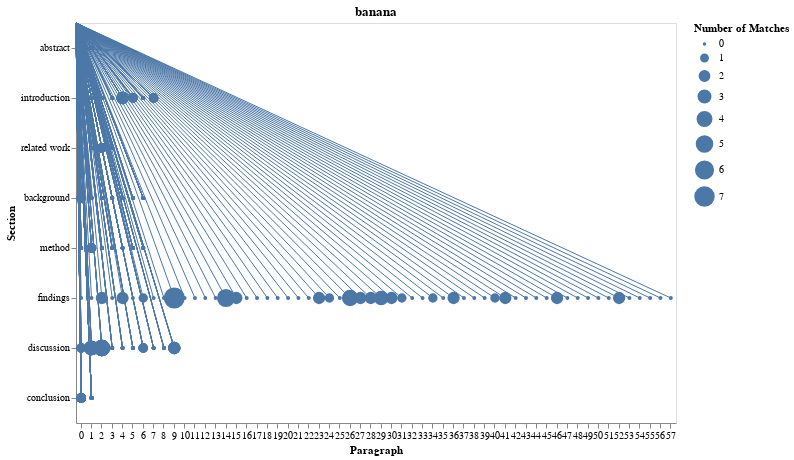

The notebook cell this image was saved under:
### Code cell
lines + base

### Figure 1 — Vega-Lite specification as saved in the notebook (floating-point values rounded to 4 significant figures; data arrays with more than 128 entries replaced by an {"elided": "..."} marker saying what was removed)
{"config": {"view": {"continuousWidth": 400, "continuousHeight": 300}}, "layer": [{"mark": {"type": "rule", "stroke": "#4c78a8"}, "encoding": {"x": {"type": "nominal", "axis": {"labelAngle": 0}, "field": "Paragraph"}, "y": {"type": "nominal", "field": "Section", "sort": ["abstract", "introduction", "related work", "background", "method", "findings", "discussion", "conclusion"]}}, "height": 400, "width": 600}, {"mark": {"type": "circle", "opacity": 1, "stroke": "#4c78a8"}, "encoding": {"size": {"type": "quantitative", "field": "algo_score_raw", "title": "Number of Matches"}, "x": {"type": "nominal", "axis": {"labelAngle": 0}, "field": "Paragraph"}, "y": {"type": "nominal", "field": "Section", "sort": ["abstract", "introduction", "related work", "background", "method", "findings", "discussion", "conclusion"]}}, "height": 400, "title": "banana", "width": 600}], "data": {"name": "data-0dd07c5cad98325429a1c5af0b112d7b"}, "$schema": "https://vega.github.io/schema/vega-lite/v4.8.1.json", "datasets": {"data-0dd07c5cad98325429a1c5af0b112d7b": {"elided": "464 records"}}}
